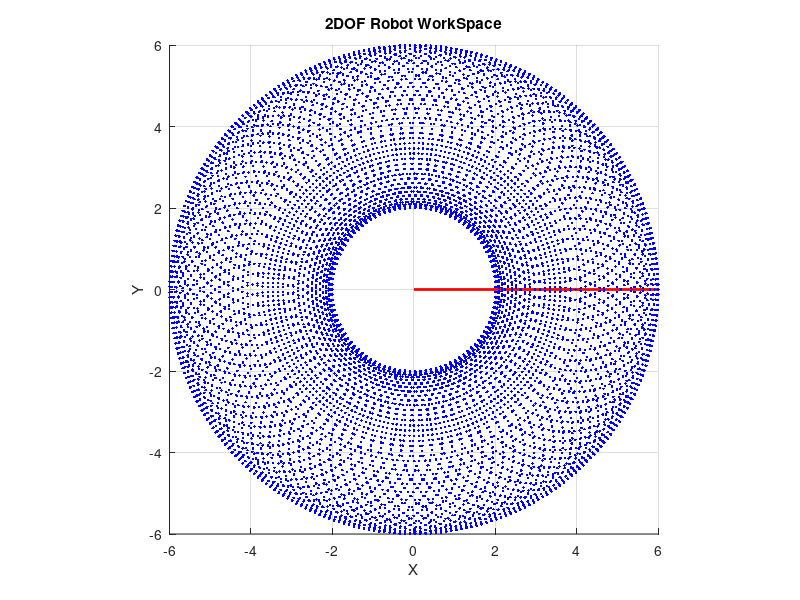

Recreate this plot in MATLAB.
clc; clear; close all;

% 작업공간
L1 = 4; L2 = 2;
theta1_vals = linspace(0, 2 * pi, 100);
theta2_vals = linspace(0, 2 * pi, 100);

figure; hold on; axis equal;

xlabel('X');
ylabel('Y');
title('2DOF Robot WorkSpace');
axis([-6 6 -6 6]);
grid on;

h_robot = plot([0, 0], [0, 0], 'r-', 'linewidth', 2);
h_workspace = plot(0, 0, 'b.');

x_vals = [];
y_vals = [];

for theta1 = theta1_vals

    for theta2 = theta2_vals
        x1 = L1 * cos(theta1);
        y1 = L1 * sin(theta1);
        x2 = x1 + L2 * cos(theta1 + theta2);
        y2 = y1 + L2 * sin(theta1 + theta2);

        set(h_robot, 'XData', [0 x1 x2], 'YData', [0 y1 y2]);

        x_vals = [x_vals, x2];
        y_vals = [y_vals, y2];

        set(h_workspace, 'XData', x_vals, 'YData', y_vals);
        drawnow;
        pause(0.01);
    endfor

end
